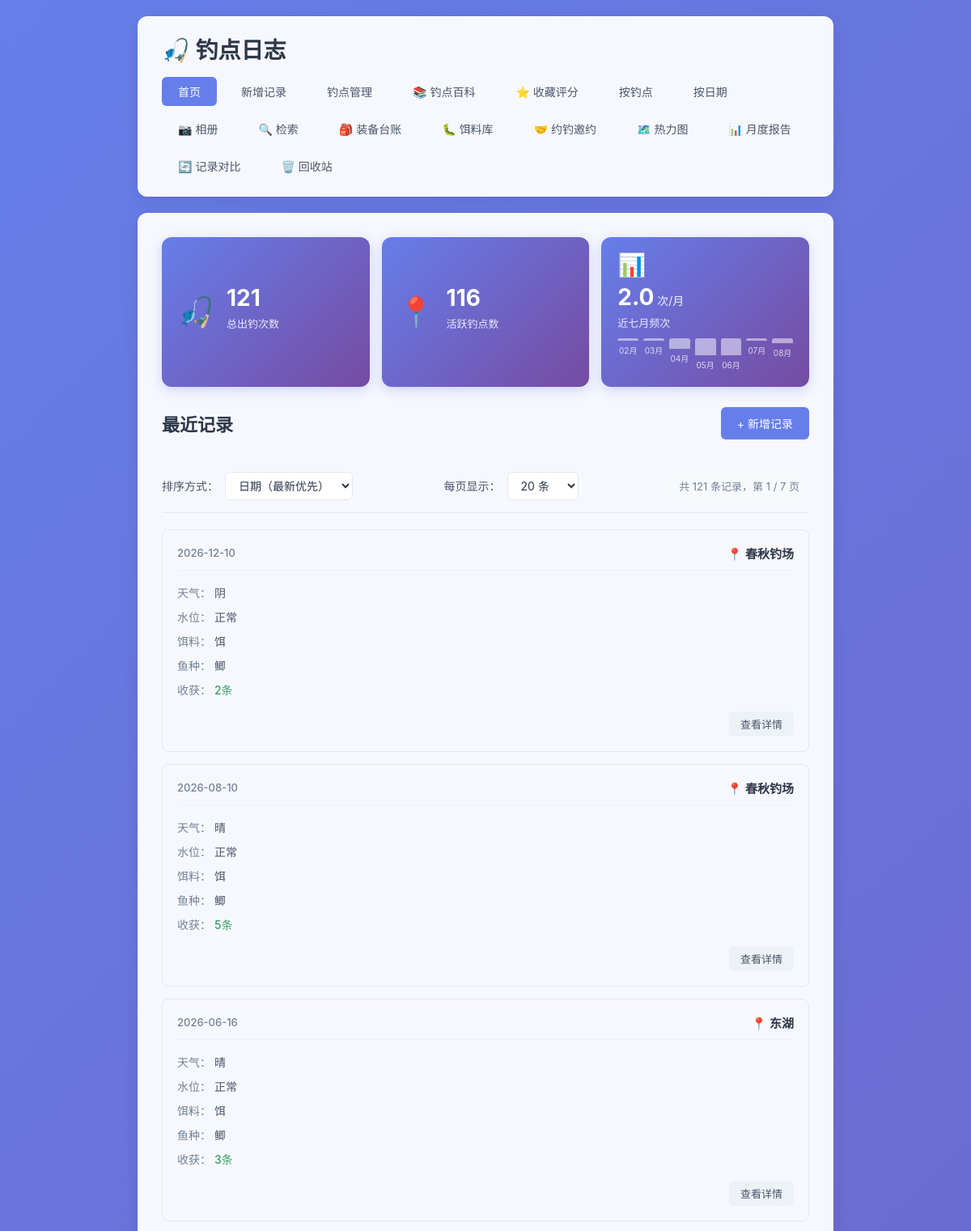
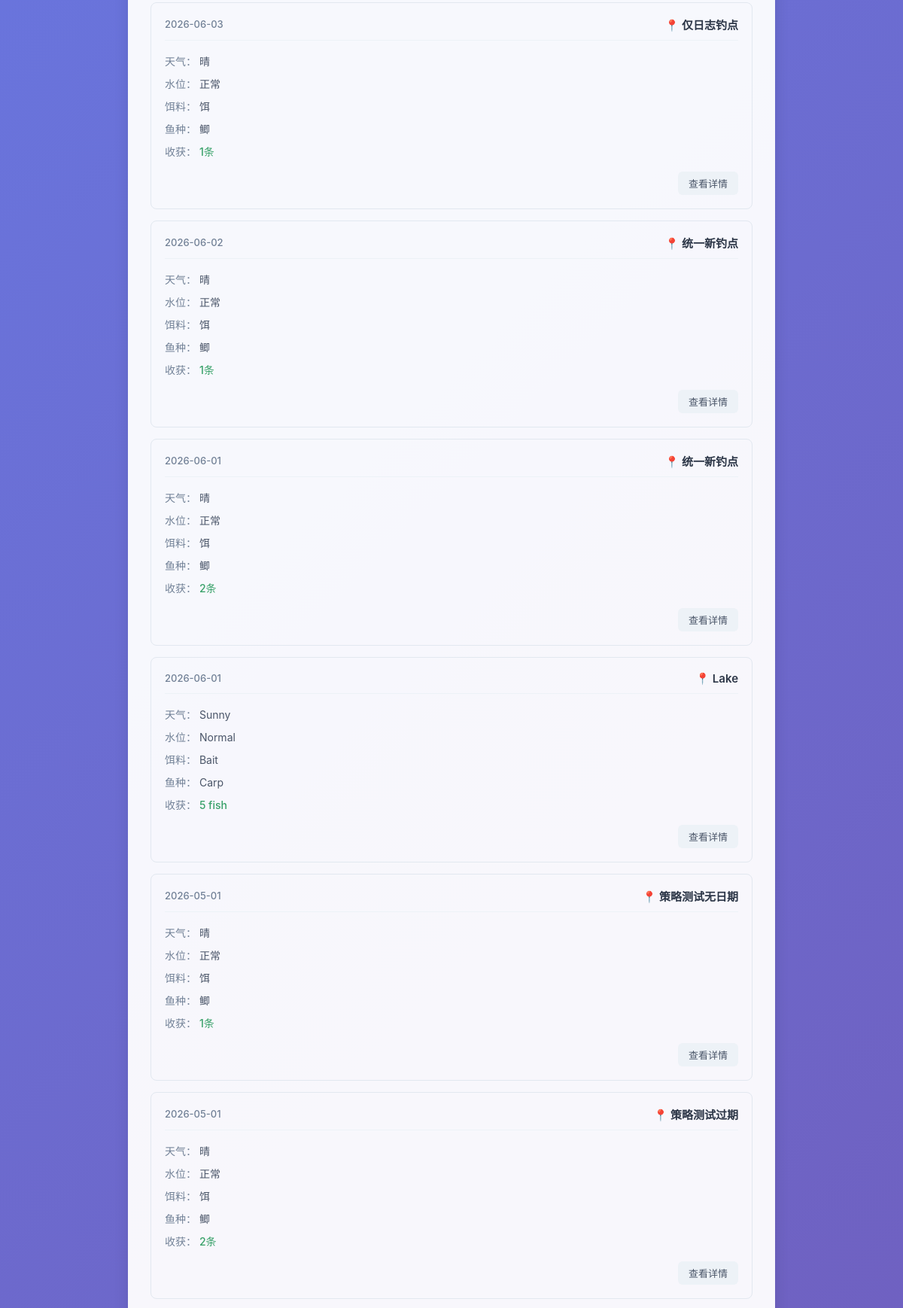
The page / (upper part) on the database its author committed (2 pictures, top to bottom).
### tables this page shows
CREATE TABLE fishing_logs (
            id INTEGER PRIMARY KEY AUTOINCREMENT,
            spot TEXT NOT NULL,
            weather TEXT NOT NULL,
            water_level TEXT NOT NULL,
            bait TEXT NOT NULL,
            fish_species TEXT NOT NULL,
            harvest TEXT NOT NULL,
            next_strategy TEXT,
            created_at DATE NOT NULL
        , temperature TEXT, humidity TEXT, wind TEXT, deleted_at TIMESTAMP, next_strategy_date DATE);

### app.py (the view)
@app.route('/')
def index():
    page = request.args.get('page', 1, type=int)
    per_page = request.args.get('per_page', 20, type=int)
    sort_by = request.args.get('sort', 'date_desc')
    per_page = max(10, min(per_page, 100))
    sort_options = {
        'date_desc': ('created_at DESC, id DESC', '日期降序'),
        'date_asc': ('created_at ASC, id ASC', '日期升序'),
        'spot_desc': ('spot DESC, created_at DESC, id DESC', '钓点降序'),
        'spot_asc': ('spot ASC, created_at DESC, id DESC', '钓点升序'),
    }
    order_clause, sort_label = sort_options.get(sort_by, sort_options['date_desc'])
    conn = get_db()
    upcoming_strategies = get_upcoming_strategies(conn)
    overview_stats = get_overview_stats(conn)
    count_result = conn.execute('SELECT COUNT(*) as total FROM fishing_logs WHERE deleted_at IS NULL').fetchone()
    total = count_result['total']
    total_pages = max(1, (total + per_page - 1) // per_page)
    page = max(1, min(page, total_pages))
    offset = (page - 1) * per_page
    logs = conn.execute(
        f'SELECT * FROM fishing_logs WHERE deleted_at IS NULL ORDER BY {order_clause} LIMIT ? OFFSET ?',
        (per_page, offset)
    ).fetchall()
    conn.close()
    return render_template(
        'index.html',
        logs=logs,
        page=page,
        per_page=per_page,
        total=total,
        total_pages=total_pages,
        sort_by=sort_by,
        sort_label=sort_label,
        upcoming_strategies=upcoming_strategies,
        overview_stats=overview_stats
    )

### app.py (called while the page is built, shortened)
def get_db():
    conn = sqlite3.connect(DB_PATH)
    conn.row_factory = sqlite3.Row
    return conn

def get_upcoming_strategies(conn):
    today = datetime.now().date()
    three_days_later = today + timedelta(days=3)
    upcoming_strategies = conn.execute('''
        SELECT id, spot, next_strategy, next_strategy_date, created_at, harvest
        FROM fishing_logs
        WHERE deleted_at IS NULL
          AND next_strategy IS NOT NULL
          AND next_strategy != ''
          AND next_strategy_date IS NOT NULL
          AND next_strategy_date >= ?
          AND next_strategy_date <= ?
        ORDER BY next_strategy_date ASC, id ASC
    ''', (today.strftime('%Y-%m-%d'), three_days_later.strftime('%Y-%m-%d'))).fetchall()
    result = []
    return result

### templates/index.html (shortened to what this page needs)
{% extends 'base.html' %}
{% block content %}
    <div class="overview-bar">
        <div class="overview-item">
            <div class="overview-icon">🎣</div>
            <div class="overview-info">
                <div class="overview-value">{{ overview_stats.total_logs }}</div>
                <div class="overview-label">总出钓次数</div>
            </div>
        </div>
        <div class="overview-item">
            <div class="overview-icon">📍</div>
            <div class="overview-info">
                <div class="overview-value">{{ overview_stats.active_spots }}</div>
                <div class="overview-label">活跃钓点数</div>
            </div>
        </div>
        <div class="overview-item overview-chart-item">
            <div class="overview-icon">📊</div>
            <div class="overview-info">
                <div class="overview-value">{{ overview_stats.avg_per_month }}<span class="overview-unit"> 次/月</span></div>
                <div class="overview-label">近七月频次</div>
                <div class="mini-chart">
                    {% for month in overview_stats.last_seven_months %}
                        <div class="mini-bar-wrapper">
                            <div class="mini-bar" style="height: {{ (month.count / overview_stats.max_month_count) * 100 }}%"></div>
                            <div class="mini-bar-label">{{ month.display }}</div>
                        </div>
                    {% endfor %}
                </div>
            </div>
        </div>
    </div>
    <div class="page-header">
        <h2>最近记录</h2>
        <a href="{{ url_for('add_log') }}" class="btn btn-primary">+ 新增记录</a>
    </div>
    {% if logs %}
        <div class="toolbar">
            <div class="sort-group">
                <label>排序方式：</label>
                <select id="sortSelect" onchange="handleSortChange()">
                    <option value="date_desc" {% if sort_by == 'date_desc' %}selected{% endif %}>日期（最新优先）</option>
                </select>
            </div>
            <div class="per-page-group">
                <label>每页显示：</label>
                <select id="perPageSelect" onchange="handlePerPageChange()">
                    <option value="20" {% if per_page == 20 %}selected{% endif %}>20 条</option>
                </select>
            </div>
            <div class="total-info">
                共 {{ total }} 条记录，第 {{ page }} / {{ total_pages }} 页
            </div>
        </div>
        <div class="log-list">
            {% for log in logs %}
                <div class="log-card">
                    <div class="log-header">
                        <span class="log-date">{{ log['created_at'] }}</span>
                        <span class="log-spot">📍 {{ log['spot'] }}</span>
                    </div>
                    <div class="log-body">
                        <div class="log-row">
                            <span class="label">天气：</span>
                            <span>{{ log['weather'] }}</span>
                        </div>
                        <div class="log-row">
                            <span class="label">水位：</span>
                            <span>{{ log['water_level'] }}</span>
                        </div>
                        <div class="log-row">
                            <span class="label">饵料：</span>
                            <span>{{ log['bait'] }}</span>
                        </div>
                        <div class="log-row">
                            <span class="label">鱼种：</span>
                            <span>{{ log['fish_species'] }}</span>
                        </div>
                        <div class="log-row">
                            <span class="label">收获：</span>
                            <span class="harvest">{{ log['harvest'] }}</span>
                        </div>
                    </div>
                    <div class="log-footer">
                        <a href="{{ url_for('log_detail', log_id=log['id'], page=page, sort=sort_by, per_page=per_page) }}" class="btn btn-small">查看详情</a>
                    </div>
                </div>
            {% endfor %}
        </div>
    {% else %}
        <div class="empty-state">
            <p>还没有任何记录，快去添加第一条吧！</p>
            <a href="{{ url_for('add_log') }}" class="btn btn-primary">+ 新增记录</a>
        </div>
    {% endif %}
{% endblock %}

### templates/base.html (shortened to what this page needs)
<!DOCTYPE html>
<html lang="zh-CN">
<head>
    <link rel="stylesheet" href="{{ url_for('static', filename='style.css') }}">
</head>
<body>
    <div class="container">
        <header>
            <h1>🎣 钓点日志</h1>
            <nav>
                <a href="{{ url_for('index') }}" class="{% if request.endpoint == 'index' %}active{% endif %}">首页</a>
                <a href="{{ url_for('add_log') }}" class="{% if request.endpoint == 'add_log' %}active{% endif %}">新增记录</a>
                <a href="{{ url_for('spots_list') }}" class="{% if request.endpoint in ['spots_list', 'spot_detail', 'add_spot', 'edit_spot'] %}active{% endif %}">钓点管理</a>
                <a href="{{ url_for('wiki_list') }}" class="{% if request.endpoint in ['wiki_list', 'wiki_detail', 'wiki_add', 'wiki_edit'] %}active{% endif %}">📚 钓点百科</a>
                <a href="{{ url_for('spots_list', filter='favorite') }}" class="{% if request.endpoint == 'spots_list' and request.args.get('filter') == 'favorite' %}active{% endif %}">⭐ 收藏评分</a>
                <a href="{{ url_for('by_spot') }}" class="{% if request.endpoint == 'by_spot' %}active{% endif %}">按钓点</a>
                <a href="{{ url_for('by_date') }}" class="{% if request.endpoint == 'by_date' %}active{% endif %}">按日期</a>
                <a href="{{ url_for('gallery') }}" class="{% if request.endpoint == 'gallery' %}active{% endif %}">📷 相册</a>
                <a href="{{ url_for('search_logs') }}" class="{% if request.endpoint == 'search_logs' %}active{% endif %}">🔍 检索</a>
                <a href="{{ url_for('equipments_list') }}" class="">🎒 装备台账</a>
                <a href="{{ url_for('baits_list') }}" class="{% if request.endpoint in ['baits_list', 'add_bait', 'edit_bait'] %}active{% endif %}">🐛 饵料库</a>
                <a href="{{ url_for('invitations_list') }}" class="{% if request.endpoint in ['invitations_list', 'add_invitation', 'invitations_detail', 'edit_invitation'] %}active{% endif %}">🤝 约钓邀约</a>
                <a href="{{ url_for('heatmap') }}" class="{% if request.endpoint == 'heatmap' %}active{% endif %}">🗺️ 热力图</a>
                <a href="{{ url_for('monthly_report') }}" class="{% if request.endpoint == 'monthly_report' %}active{% endif %}">📊 月度报告</a>
                <a href="{{ url_for('compare_select') }}" class="{% if request.endpoint in ['compare_select', 'compare_results'] %}active{% endif %}">🔄 记录对比</a>
                <a href="{{ url_for('recycle_bin') }}" class="{% if request.endpoint in ['recycle_bin', 'restore_item', 'permanent_delete_item', 'batch_restore', 'batch_permanent_delete'] %}active{% endif %}">🗑️ 回收站</a>
            </nav>
        </header>
        <main>
            {% block content %}{% endblock %}
        </main>
    </div>
</body>
</html>

### rows shown on the page
fishing_logs: created_at "2026-12-10", spot "春秋钓场", weather "阴", water_level "正常", bait "饵", fish_species "鲫", harvest "2条"
fishing_logs: created_at "2026-08-10", spot "春秋钓场", weather "晴", water_level "正常", bait "饵", fish_species "鲫", harvest "5条"
fishing_logs: created_at "2026-06-16", spot "东湖", weather "晴", water_level "正常", bait "饵", fish_species "鲫", harvest "3条"
fishing_logs: created_at "2026-06-03", spot "仅日志钓点", weather "晴", water_level "正常", bait "饵", fish_species "鲫", harvest "1条"
fishing_logs: created_at "2026-06-02", spot "统一新钓点", weather "晴", water_level "正常", bait "饵", fish_species "鲫", harvest "1条"
fishing_logs: created_at "2026-06-01", spot "统一新钓点", weather "晴", water_level "正常", bait "饵", fish_species "鲫", harvest "2条"
fishing_logs: created_at "2026-06-01", spot "Lake", weather "Sunny", water_level "Normal", bait "Bait", fish_species "Carp", harvest "5 fish"
fishing_logs: created_at "2026-05-01", spot "策略测试无日期", weather "晴", water_level "正常", bait "饵", fish_species "鲫", harvest "1条"
fishing_logs: created_at "2026-05-01", spot "策略测试过期", weather "晴", water_level "正常", bait "饵", fish_species "鲫", harvest "2条"

### other values the page prints
{{ overview_stats.total_logs }} "121"
{{ overview_stats.active_spots }} "116"
{{ overview_stats.avg_per_month }} "2.0"
{{ month.display }} "02月" "03月" "04月" "05月" "06月" "07月" "08月"
{{ total }} "121"
{{ page }} "1"
{{ total_pages }} "7"
